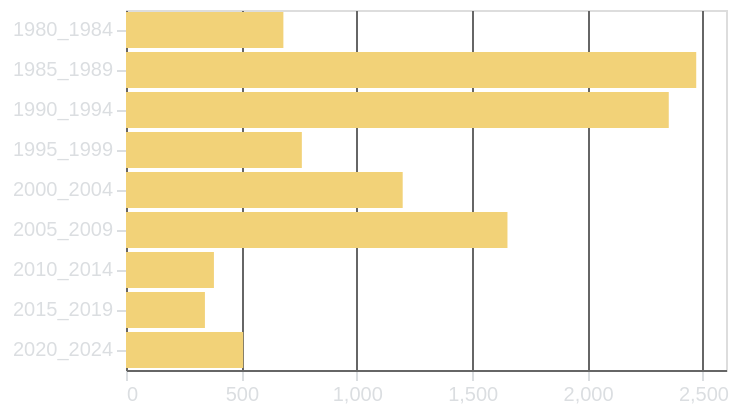

Write the Vega-Lite specification saved for this chart.
### Vega-Lite specification from a JSON file in a GitHub repository (floating-point values rounded to 4 significant figures; data arrays with more than 128 entries replaced by an {"elided": "..."} marker saying what was removed)
{"config": {"background": "transparent", "title": {"color": "#DBDEE1", "fontSize": 16}, "axis": {"domainColor": "#666666", "gridColor": "#666666", "tickColor": "#DBDEE1", "titleColor": "#DBDEE1", "labelColor": "#DBDEE1"}, "legend": {"labelColor": "#DBDEE1", "titleColor": "#DBDEE1"}}, "data": {"name": "data-46d6951192d30d2c07f2ca677eb314fa"}, "mark": {"type": "bar", "tooltip": true}, "encoding": {"color": {"value": "#F2D278"}, "x": {"aggregate": "count", "axis": {"ticks": true, "title": null}, "type": "quantitative"}, "y": {"axis": {"ticks": true, "title": null}, "field": "lustrum", "type": "ordinal"}}, "height": "container", "params": [{"name": "param_2", "select": {"type": "interval", "encodings": ["x", "y"]}, "bind": "scales"}], "width": "container", "$schema": "https://vega.github.io/schema/vega-lite/v5.17.0.json", "datasets": {"data-46d6951192d30d2c07f2ca677eb314fa": {"elided": "10350 records"}}}
